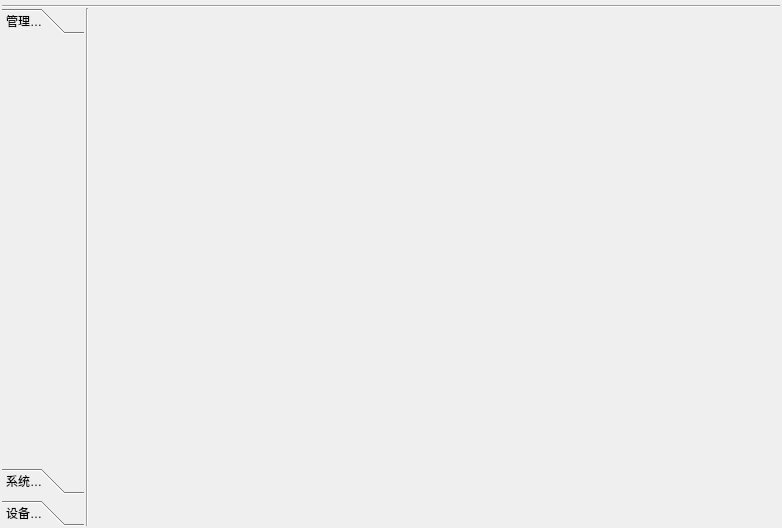
<?xml version="1.0" encoding="UTF-8"?>
<ui version="4.0">
 <class>MngForm</class>
 <widget class="QWidget" name="MngForm">
  <property name="geometry">
   <rect>
    <x>0</x>
    <y>0</y>
    <width>782</width>
    <height>528</height>
   </rect>
  </property>
  <property name="windowTitle">
   <string>新考勤管理系统</string>
  </property>
  <widget class="Line" name="line">
   <property name="geometry">
    <rect>
     <x>2</x>
     <y>-2</y>
     <width>778</width>
     <height>16</height>
    </rect>
   </property>
   <property name="orientation">
    <enum>Qt::Horizontal</enum>
   </property>
  </widget>
  <widget class="Line" name="vLine">
   <property name="geometry">
    <rect>
     <x>79</x>
     <y>8</y>
     <width>16</width>
     <height>518</height>
    </rect>
   </property>
   <property name="orientation">
    <enum>Qt::Vertical</enum>
   </property>
  </widget>
  <widget class="QWidget" name="wgtMainArea" native="true">
   <property name="geometry">
    <rect>
     <x>90</x>
     <y>9</y>
     <width>690</width>
     <height>515</height>
    </rect>
   </property>
   <property name="minimumSize">
    <size>
     <width>690</width>
     <height>515</height>
    </size>
   </property>
  </widget>
  <widget class="QToolBox" name="tbMenus">
   <property name="geometry">
    <rect>
     <x>2</x>
     <y>8</y>
     <width>82</width>
     <height>518</height>
    </rect>
   </property>
   <property name="sizePolicy">
    <sizepolicy hsizetype="Expanding" vsizetype="Expanding">
     <horstretch>0</horstretch>
     <verstretch>0</verstretch>
    </sizepolicy>
   </property>
   <property name="minimumSize">
    <size>
     <width>82</width>
     <height>500</height>
    </size>
   </property>
   <property name="autoFillBackground">
    <bool>false</bool>
   </property>
   <property name="currentIndex">
    <number>0</number>
   </property>
   <widget class="QWidget" name="mgrCenter">
    <property name="geometry">
     <rect>
      <x>0</x>
      <y>0</y>
      <width>82</width>
      <height>422</height>
     </rect>
    </property>
    <attribute name="label">
     <string>管理中心</string>
    </attribute>
    <attribute name="toolTip">
     <string>通过该选项可以完成人员管理、部门管理</string>
    </attribute>
   </widget>
   <widget class="QWidget" name="sysOpts">
    <property name="geometry">
     <rect>
      <x>0</x>
      <y>0</y>
      <width>82</width>
      <height>422</height>
     </rect>
    </property>
    <attribute name="label">
     <string>系统选项</string>
    </attribute>
    <attribute name="toolTip">
     <string>&lt;html&gt;&lt;head/&gt;&lt;body&gt;&lt;p&gt;you can import or export relevant datas by this menu&lt;/p&gt;&lt;/body&gt;&lt;/html&gt;</string>
    </attribute>
   </widget>
   <widget class="QWidget" name="devCfg">
    <property name="geometry">
     <rect>
      <x>0</x>
      <y>0</y>
      <width>82</width>
      <height>422</height>
     </rect>
    </property>
    <attribute name="label">
     <string>设备配置</string>
    </attribute>
   </widget>
  </widget>
 </widget>
 <layoutdefault spacing="6" margin="11"/>
 <resources/>
 <connections/>
</ui>
